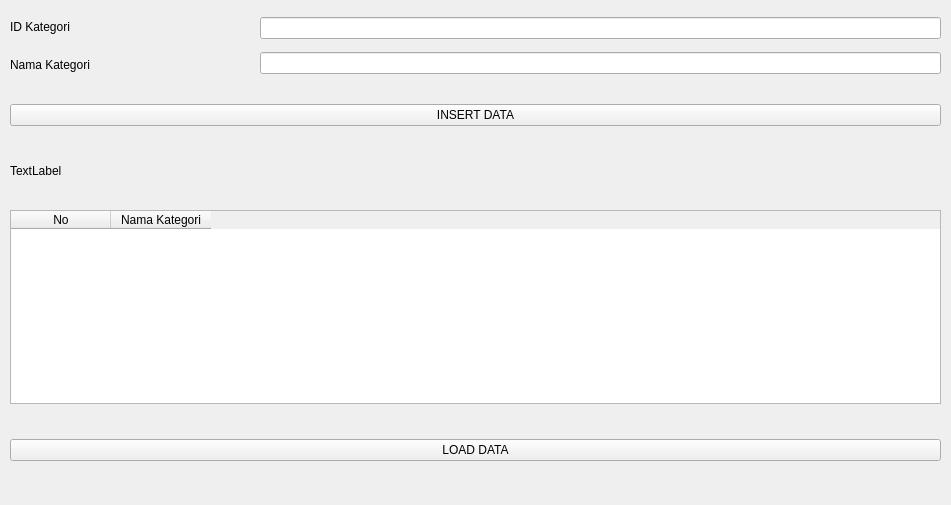
<?xml version="1.0" encoding="UTF-8"?>
<ui version="4.0">
 <class>Kategori</class>
 <widget class="QWidget" name="Kategori">
  <property name="geometry">
   <rect>
    <x>0</x>
    <y>0</y>
    <width>951</width>
    <height>505</height>
   </rect>
  </property>
  <property name="windowTitle">
   <string>Form</string>
  </property>
  <widget class="QLabel" name="labelResult">
   <property name="geometry">
    <rect>
     <x>10</x>
     <y>150</y>
     <width>931</width>
     <height>41</height>
    </rect>
   </property>
   <property name="text">
    <string>TextLabel</string>
   </property>
  </widget>
  <widget class="QWidget" name="verticalLayoutWidget_2">
   <property name="geometry">
    <rect>
     <x>10</x>
     <y>10</y>
     <width>251</width>
     <height>71</height>
    </rect>
   </property>
   <layout class="QVBoxLayout" name="verticalLayout_2">
    <item>
     <widget class="QLabel" name="labelId">
      <property name="text">
       <string>ID Kategori</string>
      </property>
     </widget>
    </item>
    <item>
     <widget class="QLabel" name="labelName">
      <property name="text">
       <string>Nama Kategori</string>
      </property>
     </widget>
    </item>
   </layout>
  </widget>
  <widget class="QWidget" name="horizontalLayoutWidget">
   <property name="geometry">
    <rect>
     <x>10</x>
     <y>90</y>
     <width>931</width>
     <height>51</height>
    </rect>
   </property>
   <layout class="QHBoxLayout" name="horizontalLayout">
    <item>
     <widget class="QPushButton" name="pushButtonInsert">
      <property name="text">
       <string>INSERT DATA</string>
      </property>
     </widget>
    </item>
   </layout>
  </widget>
  <widget class="QWidget" name="verticalLayoutWidget">
   <property name="geometry">
    <rect>
     <x>260</x>
     <y>10</y>
     <width>681</width>
     <height>71</height>
    </rect>
   </property>
   <layout class="QVBoxLayout" name="verticalLayout">
    <item>
     <widget class="QLineEdit" name="lineEditId"/>
    </item>
    <item>
     <widget class="QLineEdit" name="lineEditName"/>
    </item>
   </layout>
  </widget>
  <widget class="QWidget" name="verticalLayoutWidget_3">
   <property name="geometry">
    <rect>
     <x>10</x>
     <y>210</y>
     <width>931</width>
     <height>194</height>
    </rect>
   </property>
   <layout class="QVBoxLayout" name="verticalLayout_3">
    <item>
     <widget class="QTableWidget" name="tableWidget">
      <column>
       <property name="text">
        <string>No</string>
       </property>
      </column>
      <column>
       <property name="text">
        <string>Nama Kategori</string>
       </property>
      </column>
     </widget>
    </item>
   </layout>
  </widget>
  <widget class="QWidget" name="horizontalLayoutWidget_2">
   <property name="geometry">
    <rect>
     <x>10</x>
     <y>420</y>
     <width>931</width>
     <height>61</height>
    </rect>
   </property>
   <layout class="QHBoxLayout" name="horizontalLayout_2">
    <item>
     <widget class="QPushButton" name="pushButtonLoad">
      <property name="text">
       <string>LOAD DATA</string>
      </property>
     </widget>
    </item>
   </layout>
  </widget>
 </widget>
 <resources/>
 <connections/>
</ui>
